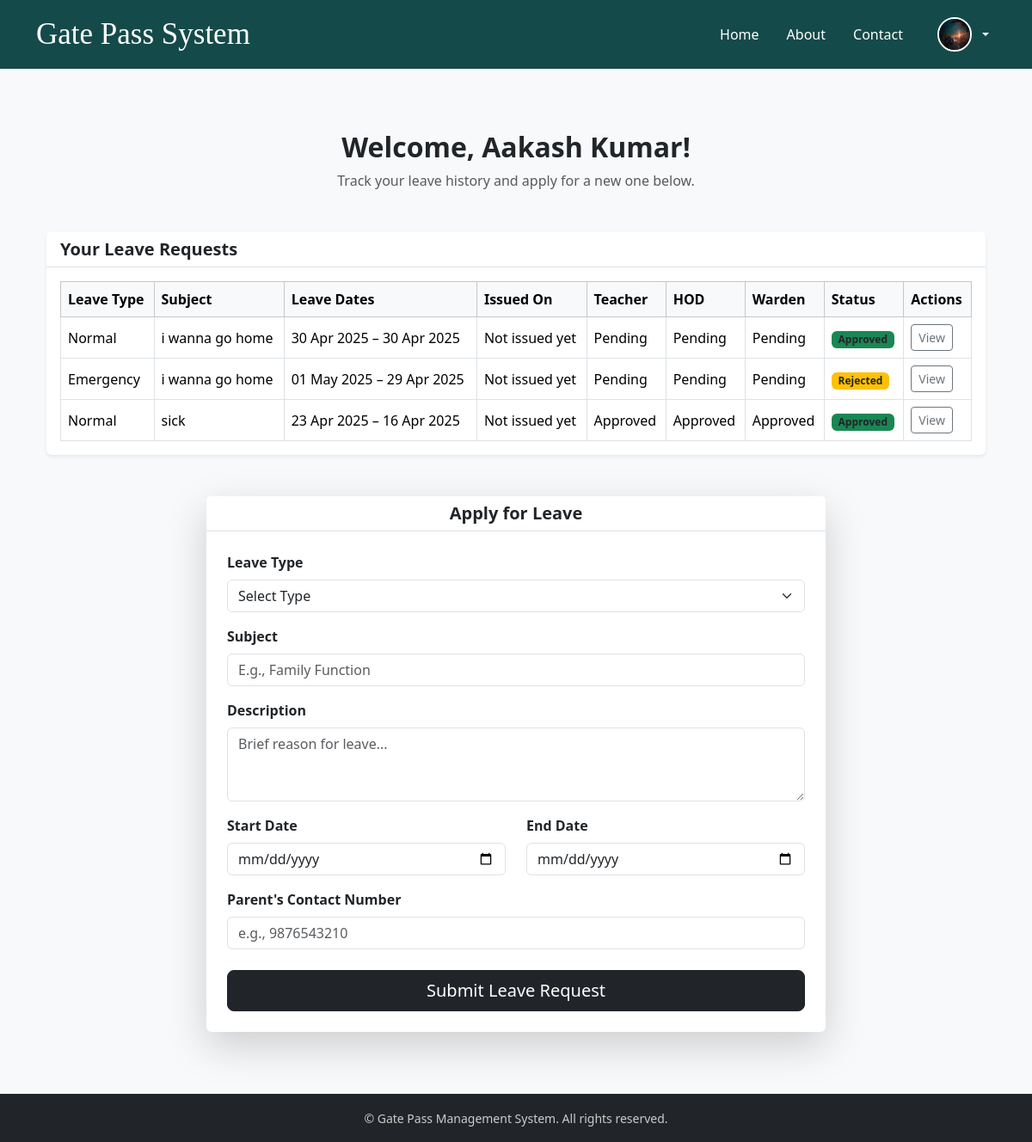
Page /student_dashboard (signed in) on the committed database.
### app/models.py (models this page shows)
class User(db.Model, UserMixin):
    id = db.Column(db.Integer, primary_key=True)
    username = db.Column(db.String(50), unique=True, nullable=False)
    email = db.Column(db.String(100), unique=True, nullable=False)
    password = db.Column(db.String(100), nullable=False)
    name = db.Column(db.String(100), nullable=False)
    dob = db.Column(db.Date)
    mobile = db.Column(db.String(15))
    usertype = db.Column(db.String(255))
    photo = db.Column(db.String(255))
    student_profile = db.relationship('Student', backref='user', uselist=False)
    faculty_profile = db.relationship('Faculty', backref='user', uselist=False)

class LeaveRequest(db.Model):
    id = db.Column(db.Integer, primary_key=True)
    student_id = db.Column(db.Integer, db.ForeignKey('student.id'), nullable=False)
    type = db.Column(db.String(50))  # e.g. Medical, Personal, etc.
    subject = db.Column(db.String(100))
    description = db.Column(db.Text)
    starting_date = db.Column(db.Date)
    ending_date = db.Column(db.Date)
    issue_date = db.Column(db.Date)
    parents_number = db.Column(db.String(15))
    approvedby_teacher = db.Column(db.String(100))
    approvedby_hod = db.Column(db.String(100))
    approvedby_warden = db.Column(db.String(100))
    final_status = db.Column(db.String(50))  # e.g. Pending, Approved, Rejected

### app/routes/main.py (the view)
@app.route('/student_dashboard', methods=['GET'])
def student_dashboard():
    leave_requests = LeaveRequest.query.filter_by(student_id=current_user.id).all()
    return render_template('dashboard/student_dashboard.html', leave_requests=leave_requests)

### app/routes/main.py (called while the page is built)
@login_manager.user_loader
def load_user(user_id):
    user = User.query.get(int(user_id))
    if user:
        return user

### app/templates/dashboard/student_dashboard.html (shortened to what this page needs)
{% extends "base.html" %}
{% block content %}
<div class="container py-5">
  <div class="text-center mb-5">
    <h2 class="fw-bold">Welcome, {{ current_user.name }}!</h2>
    <p class="text-muted">Track your leave history and apply for a new one below.</p>
  </div>
  <div class="row justify-content-center mb-5">
    <div class="col-lg-12">
      <div class="card shadow-sm border-0">
        <div class="card-header bg-white border-bottom">
          <h5 class="mb-0 fw-semibold">Your Leave Requests</h5>
        </div>
        <div class="card-body p-3">
            {% if leave_requests %}
            <div class="table-responsive">
              <table class="table table-bordered table-hover align-middle mb-0">
                <thead class="table-light">
                  <tr>
                    <th>Leave Type</th>
                    <th>Subject</th>
                    <th>Leave Dates</th>
                    <th>Issued On</th>
                    <th>Teacher</th>
                    <th>HOD</th>
                    <th>Warden</th>
                    <th>Status</th>
                    <th>Actions</th>
                  </tr>
                </thead>
                <tbody>
                  {% for request in leave_requests %}
                  <tr>
                    <td>{{ request.type|capitalize }}</td>
                    <td>{{ request.subject }}</td>
                    <td>{{ request.starting_date.strftime('%d %b %Y') }} – {{ request.ending_date.strftime('%d %b %Y') }}</td>
                    {% if  request.issue_date %}
                      <td>{{ request.issue_date.strftime('%d %b %Y') }} </td>
                    {% else %}
                      <td>Not issued yet</td>
                    {% endif %}
                    <td>{{ request.approvedby_teacher or "Not yet" }} </td>
                    <td>{{ request.approvedby_hod or "Not yet" }}</td>
                    <td>{{ request.approvedby_warden or "Not yet" }}</td>
                    <td>
                      {% if request.final_status.lower() == "approved" %}
                      <span class="badge bg-success text-dark">{{request.final_status}}</span>
                      {% else %}
                      <span class="badge bg-warning text-dark">{{request.final_status}}</span>
                      {% endif %}
                    </td>
                    <td>
                        {% if request.final_status == 'Pending' %}
                          <form action="{{ url_for('stud.cancel_leave', leave_id=request.id) }}" method="POST" style="display:inline;">
                            <button type="submit" class="btn btn-outline-danger btn-sm" onclick="return confirm('Are you sure you want to cancel this leave request?');">Cancel</button>
                          </form>
                        {% else %}
                          <a href="{{ url_for('stud.leave_req', leave_id=request.id) }}" class="btn btn-outline-secondary btn-sm">View</a>
                        {% endif %}
                      </td>
                  </tr>
                  {% endfor %}
                </tbody>
              </table>
            </div>
            {% else %}
              <p class="text-muted">You have not submitted any leave requests yet.</p>
            {% endif %}
          </div>
      </div>
    </div>
  </div>
  <div class="row justify-content-center">
    <div class="col-lg-8">
      <div class="card shadow-lg border-0">
        <div class="card-header bg-white border-bottom text-center">
          <h5 class="mb-0 fw-semibold">Apply for Leave</h5>
        </div>
        <div class="card-body p-4">
          <form method="POST" action="{{ url_for('stud.leave_req') }}">
            <div class="mb-3">
              <label class="form-label fw-semibold">Leave Type</label>
              <select name="leave_type" class="form-select" required>
                <option value="" disabled selected>Select Type</option>
              </select>
            </div>
            <div class="mb-3">
              <label class="form-label fw-semibold">Subject</label>
              <input type="text" name="subject" class="form-control" placeholder="E.g., Family Function" required>
            </div>
            <div class="mb-3">
              <label class="form-label fw-semibold">Description</label>
              <textarea name="description" class="form-control" rows="3" placeholder="Brief reason for leave..." required></textarea>
            </div>
            <div class="row">
              <div class="col-md-6 mb-3">
                <label class="form-label fw-semibold">Start Date</label>
                <input type="date" name="start_date" class="form-control" required>
              </div>
              <div class="col-md-6 mb-3">
                <label class="form-label fw-semibold">End Date</label>
                <input type="date" name="end_date" class="form-control" required>
              </div>
            </div>
            <div class="mb-4">
              <label class="form-label fw-semibold">Parent's Contact Number</label>
              <input type="tel" name="parent_contact" class="form-control" placeholder="e.g., 9876543210" required>
            </div>
            <div class="d-grid">
              <button type="submit" class="btn btn-dark btn-lg">Submit Leave Request</button>
            </div>
          </form>
        </div>
      </div>
    </div>
  </div>
</div>
{% endblock %}

### app/templates/base.html (shortened to what this page needs)
<!DOCTYPE html>
<html lang="en">
<head>
  <link href="https://cdn.jsdelivr.net/npm/bootstrap@5.3.2/dist/css/bootstrap.min.css" rel="stylesheet">
  <link href="https://cdn.jsdelivr.net/npm/bootstrap-icons@1.10.5/font/bootstrap-icons.css" rel="stylesheet">
  <link rel="stylesheet" href="{{ url_for('static', filename='css/custom.css') }}">
</head>
<body class="d-flex flex-column min-vh-100 bg-light">
  <nav class="navbar navbar-expand-lg navbar-dark" >
    <div class="container">
      <a id="nav-title" class="navbar-brand " href="/">Gate Pass System</a>
      <div class="collapse navbar-collapse justify-content-end" id="navbarNav">
        <ul class="navbar-nav align-items-center">
          <li class="nav-item mx-2">
            <a class="nav-link text-white" href="/">Home</a>
          </li>
          <li class="nav-item mx-2">
            <a class="nav-link text-white" href="/about">About</a>
          </li>
          <li class="nav-item mx-2">
            <a class="nav-link text-white" href="/contact">Contact</a>
          </li>
          {% if current_user.is_authenticated %}
          <li class="nav-item dropdown ms-3">
            <a class="nav-link dropdown-toggle d-flex align-items-center text-white" href="#" id="navbarProfileDropdown" role="button"
               data-bs-toggle="dropdown" aria-expanded="false">
              {% if current_user.photo %}
              <img src="{{ url_for('static', filename='profile/' +current_user.photo) }}" alt="Profile Picture"
                   class="rounded-circle me-2 border border-2 border-white" width="40" height="40">
              {% else %}
              <img src="{{ url_for('static', filename='profile/default-avatar.png') }}"
                   alt="Profile" class="rounded-circle me-2 border border-2 border-white" width="40" height="40">
              {% endif %}
            </a>
          </li>
          {% else %}
          <li class="nav-item ms-3">
            <a class="btn btn-outline-light px-3" href="{{ url_for('auth.login') }}">Login</a>
          </li>
          {% endif %}
        </ul>
      </div>
    </div>
  </nav>
  <main class="flex-grow-1 py-4">
    <div class="container">
      {% block content %}{% endblock %}
    </div>
  </main>
  <footer class="bg-dark text-light py-3 mt-auto">
    <div class="container text-center">
      <small>&copy; {{ current_year }} Gate Pass Management System. All rights reserved.</small>
    </div>
  </footer>
</body>
</html>

### static/css/custom.css (style rules this page uses)
footer small { color: #cccccc; }

### app/templates/base.html (style rules this page uses)
.navbar { height: 80px; background-color: rgb(21, 74, 74); }
#nav-title { font-size: 35px; font-weight:400; font-family: 'Playfair Display', serif; }

### rows in the picture
User: photo (picture), name "Aakash Kumar"
LeaveRequest: type "Normal", subject "i wanna go home", starting_date "30 Apr 2025", ending_date "30 Apr 2025", shows "Not issued yet", approvedby_teacher "Pending", approvedby_hod "Pending", approvedby_warden "Pending", final_status "Approved"
LeaveRequest: type "Emergency", subject "i wanna go home", starting_date "01 May 2025", ending_date "29 Apr 2025", shows "Not issued yet", approvedby_teacher "Pending", approvedby_hod "Pending", approvedby_warden "Pending", final_status "Rejected"
LeaveRequest: type "Normal", subject "sick", starting_date "23 Apr 2025", ending_date "16 Apr 2025", shows "Not issued yet", approvedby_teacher "Approved", approvedby_hod "Approved", approvedby_warden "Approved", final_status "Approved"
